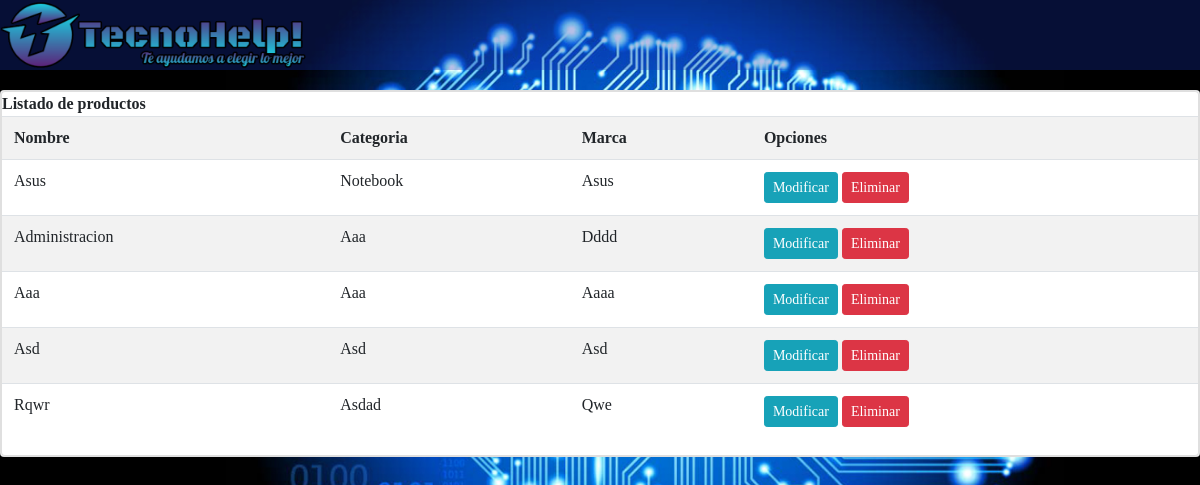
Page /catalogo/listar-productos on the earlier database version.
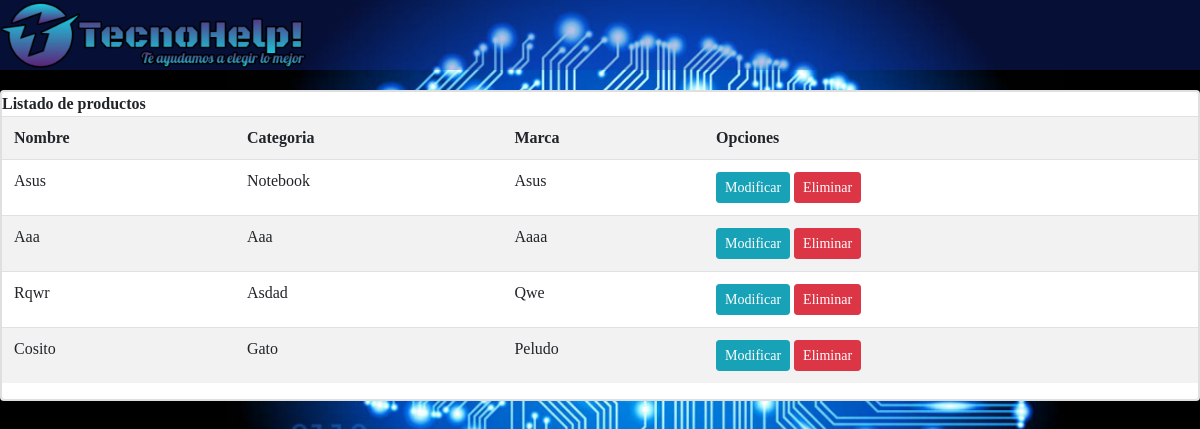
Same page on the later database version.
### catalogo/models.py (models this page shows, shortened)
class Producto(models.Model):
    nombre = models.CharField(max_length=60)
    categoria = models.CharField(max_length=30)
    marca = models.CharField(max_length=30)
    imagen = models.ImageField(upload_to="celulares", null=True)

### catalogo/views.py (the view)
# urls.py: path('listar-productos', views.listar_productos, name='listar_productos'),
def listar_productos(request):
    productos = Producto.objects.all()
    context = {'productos':productos}
    return render(request, 'app/crud/listar.html', context)

### catalogo/templates/app/crud/listar.html (shortened to what this page needs)
{% extends 'app/baseuser.html' %}
{% block js %}
<head>
</head>
{% endblock %}
{% block contenido %}
    <div class="card">
        <div class="card body">
            <b>
                Listado de productos
            </b>
            <table class="table table-striped table-hover table-responsive-sm">
                <tr>
                    <th>Nombre</th>
                    <th>Categoria</th>
                    <th>Marca</th>
                    <th>Opciones</th>
                </tr>
                {% for prod in productos %}
                    <tr>
                        <td>{{ prod.nombre | title }}</td>
                        <td>{{ prod.categoria | title }}</td>
                        <td>{{ prod.marca | title }}</td>
                        <th>
                            <a href="{% url 'modificar_producto' prod.id %}" class="btn btn-info btn-sm">Modificar</a>
                            <a href="#" onclick="eliminarProducto({{prod.id}})" class="btn btn-danger btn-sm">Eliminar</a>
                        </th>
                    </tr>
                {% endfor %}
            </table>
        </div>
    </div>
{% endblock %}

Differences in the rows shown:
removed Producto: nombre "Administracion", categoria "Aaa", marca "Dddd"
removed Producto: nombre "Asd", categoria "Asd", marca "Asd"
added Producto: nombre "Cosito", categoria "Gato", marca "Peludo"
